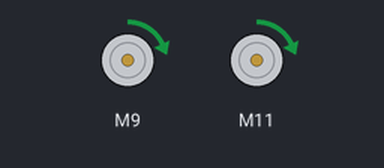
The sketch below on a simulated Arduino Uno, built with avr-gcc and run on an emulated ATmega328P. Parts: 2 × DC motor (green arrow = forward, orange = backward, longer = faster).

Above: at 0.1 s.
At 3.1 s:
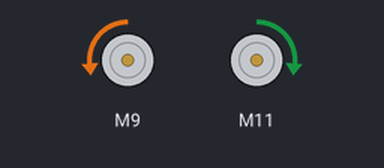
At 6.1 s:
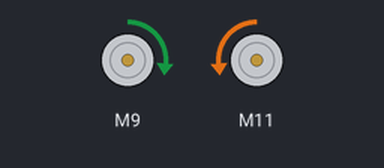
Timing chart, 0 to 10.0 s (numbered marks = the images above):
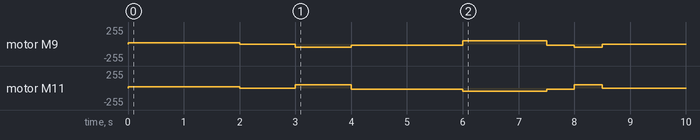

The sketch:

buggy.ino
```cpp
// Compiling for and Arduino Uno
// cd path-to-ino-file
// arduino-cli compile --fqbn arduino:avr:uno .

/*
  This example shows how to drive 2 motors using the PWM and DIR pins with
  2-channel motor driver Cytron MDD10

  Jumpers in factory defaults
  PWM1 D9
  DIR1 D8

  PWM2 D11
  DIR2 D13
*/

#include "CytronMotorDriver.h"

// Configure the motor driver.
CytronMD motor1(PWM_DIR, 9, 8);  // Defaults jumpers 9,8
CytronMD motor2(PWM_DIR, 11, 13); // Default jumpers 11, 13


// Run the pattern once.
// Reset button on the Cytron shield is equivalent to the reset button on the Arduino, and easier to reach
// It will re-run this script.

// I'm using a 20V battery, so the motors rotational speed is faster than the same speed at 12V.

void setup() {
  motor1.setSpeed(16);   // Motor 1 forward at 6% speed. 16/255 = 6%
  motor2.setSpeed(16);   // Motor 2 forward at 6% speed.
  delay(2000);

  // stop
  motor1.setSpeed(0);
  motor2.setSpeed(0);
  delay(1000);

  // turn left, requires more wheel speed than straight driving
  // I think motor1 is the left side.
  motor1.setSpeed(-48);  // backward
  motor2.setSpeed(48);   // forward
  delay(1000);

  // back
  motor1.setSpeed(-16);  // back 6%
  motor2.setSpeed(-16);
  delay(2000);

  // right
  motor1.setSpeed(48);  // Motor 1 forward
  motor2.setSpeed(-48); // Motor 2 back
  delay(1500);

  // back
  motor1.setSpeed(-16);  // back 6%
  motor2.setSpeed(-16);
  delay(500);

  // left
  motor1.setSpeed(-48);  // Motor 1 back
  motor2.setSpeed(48);   // Motor 2 forward
  delay(500);

  motor1.setSpeed(0);     // Motor 1 stops.
  motor2.setSpeed(0);     // Motor 2 stops.
  delay(1000);

}


void loop() {
}
```
